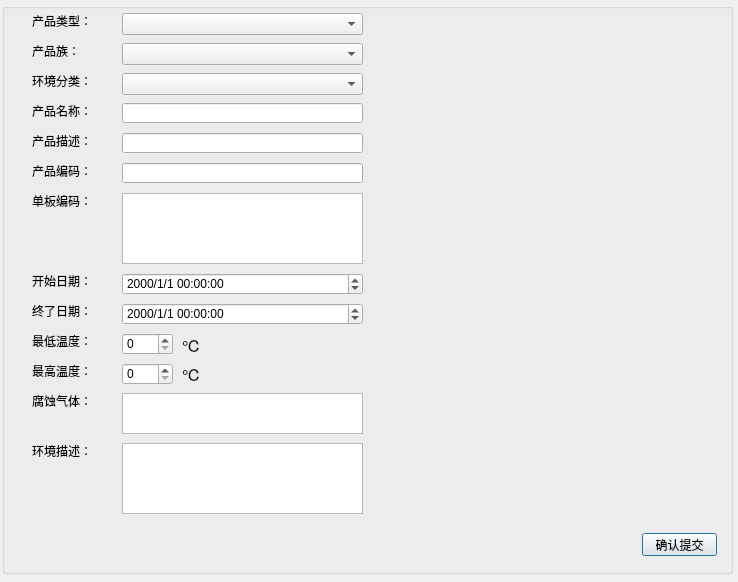
<?xml version="1.0" encoding="UTF-8"?>
<ui version="4.0">
 <class>NewTask</class>
 <widget class="QDialog" name="NewTask">
  <property name="geometry">
   <rect>
    <x>0</x>
    <y>0</y>
    <width>738</width>
    <height>582</height>
   </rect>
  </property>
  <property name="windowTitle">
   <string>Dialog</string>
  </property>
  <property name="windowIcon">
   <iconset resource="../qrc/Top.qrc">
    <normaloff>:/new/wl/Logo_ico.png</normaloff>:/new/wl/Logo_ico.png</iconset>
  </property>
  <widget class="QGroupBox" name="groupBox">
   <property name="geometry">
    <rect>
     <x>2</x>
     <y>3</y>
     <width>731</width>
     <height>571</height>
    </rect>
   </property>
   <property name="title">
    <string/>
   </property>
   <widget class="QComboBox" name="cbbProductType">
    <property name="geometry">
     <rect>
      <x>120</x>
      <y>10</y>
      <width>241</width>
      <height>22</height>
     </rect>
    </property>
   </widget>
   <widget class="QPlainTextEdit" name="ptEdtPlateCode">
    <property name="geometry">
     <rect>
      <x>120</x>
      <y>190</y>
      <width>241</width>
      <height>71</height>
     </rect>
    </property>
   </widget>
   <widget class="QLabel" name="label_5">
    <property name="geometry">
     <rect>
      <x>30</x>
      <y>160</y>
      <width>61</width>
      <height>16</height>
     </rect>
    </property>
    <property name="text">
     <string>产品编码：</string>
    </property>
   </widget>
   <widget class="QLabel" name="label_3">
    <property name="geometry">
     <rect>
      <x>30</x>
      <y>130</y>
      <width>61</width>
      <height>16</height>
     </rect>
    </property>
    <property name="text">
     <string>产品描述：</string>
    </property>
   </widget>
   <widget class="QLabel" name="label_14">
    <property name="geometry">
     <rect>
      <x>30</x>
      <y>300</y>
      <width>61</width>
      <height>16</height>
     </rect>
    </property>
    <property name="text">
     <string>终了日期：</string>
    </property>
   </widget>
   <widget class="QComboBox" name="cbbEnvironGroup">
    <property name="geometry">
     <rect>
      <x>120</x>
      <y>70</y>
      <width>241</width>
      <height>22</height>
     </rect>
    </property>
   </widget>
   <widget class="QLabel" name="label_18">
    <property name="geometry">
     <rect>
      <x>30</x>
      <y>440</y>
      <width>61</width>
      <height>16</height>
     </rect>
    </property>
    <property name="text">
     <string>环境描述：</string>
    </property>
   </widget>
   <widget class="QTextEdit" name="textEditEnvironDescribe">
    <property name="geometry">
     <rect>
      <x>120</x>
      <y>440</y>
      <width>241</width>
      <height>71</height>
     </rect>
    </property>
   </widget>
   <widget class="QLabel" name="label_17">
    <property name="geometry">
     <rect>
      <x>30</x>
      <y>390</y>
      <width>61</width>
      <height>16</height>
     </rect>
    </property>
    <property name="text">
     <string>腐蚀气体：</string>
    </property>
   </widget>
   <widget class="QComboBox" name="cbbGroup">
    <property name="geometry">
     <rect>
      <x>120</x>
      <y>40</y>
      <width>241</width>
      <height>22</height>
     </rect>
    </property>
   </widget>
   <widget class="QLabel" name="label_16">
    <property name="geometry">
     <rect>
      <x>30</x>
      <y>360</y>
      <width>61</width>
      <height>16</height>
     </rect>
    </property>
    <property name="text">
     <string>最高温度：</string>
    </property>
   </widget>
   <widget class="QLineEdit" name="lineEditCode">
    <property name="geometry">
     <rect>
      <x>120</x>
      <y>160</y>
      <width>241</width>
      <height>20</height>
     </rect>
    </property>
   </widget>
   <widget class="QLabel" name="label_19">
    <property name="geometry">
     <rect>
      <x>30</x>
      <y>70</y>
      <width>61</width>
      <height>16</height>
     </rect>
    </property>
    <property name="text">
     <string>环境分类：</string>
    </property>
   </widget>
   <widget class="QLabel" name="label_15">
    <property name="geometry">
     <rect>
      <x>30</x>
      <y>330</y>
      <width>61</width>
      <height>16</height>
     </rect>
    </property>
    <property name="text">
     <string>最低温度：</string>
    </property>
   </widget>
   <widget class="QLineEdit" name="lineEditProductName">
    <property name="geometry">
     <rect>
      <x>120</x>
      <y>100</y>
      <width>241</width>
      <height>20</height>
     </rect>
    </property>
    <property name="frame">
     <bool>true</bool>
    </property>
    <property name="cursorMoveStyle">
     <enum>Qt::LogicalMoveStyle</enum>
    </property>
   </widget>
   <widget class="QLabel" name="label">
    <property name="geometry">
     <rect>
      <x>30</x>
      <y>10</y>
      <width>61</width>
      <height>16</height>
     </rect>
    </property>
    <property name="text">
     <string>产品类型：</string>
    </property>
   </widget>
   <widget class="QLabel" name="label_2">
    <property name="geometry">
     <rect>
      <x>30</x>
      <y>100</y>
      <width>61</width>
      <height>16</height>
     </rect>
    </property>
    <property name="text">
     <string>产品名称：</string>
    </property>
   </widget>
   <widget class="QLabel" name="label_4">
    <property name="geometry">
     <rect>
      <x>30</x>
      <y>40</y>
      <width>61</width>
      <height>16</height>
     </rect>
    </property>
    <property name="text">
     <string>产品族：</string>
    </property>
   </widget>
   <widget class="QTextEdit" name="textEditCorrede">
    <property name="geometry">
     <rect>
      <x>120</x>
      <y>390</y>
      <width>241</width>
      <height>41</height>
     </rect>
    </property>
   </widget>
   <widget class="QLineEdit" name="lineEditProductDescribe">
    <property name="geometry">
     <rect>
      <x>120</x>
      <y>130</y>
      <width>241</width>
      <height>20</height>
     </rect>
    </property>
   </widget>
   <widget class="QLabel" name="label_6">
    <property name="geometry">
     <rect>
      <x>30</x>
      <y>190</y>
      <width>61</width>
      <height>16</height>
     </rect>
    </property>
    <property name="text">
     <string>单板编码：</string>
    </property>
   </widget>
   <widget class="QLabel" name="label_13">
    <property name="geometry">
     <rect>
      <x>30</x>
      <y>270</y>
      <width>61</width>
      <height>16</height>
     </rect>
    </property>
    <property name="text">
     <string>开始日期：</string>
    </property>
   </widget>
   <widget class="QSpinBox" name="spinBoxLowTemp">
    <property name="geometry">
     <rect>
      <x>120</x>
      <y>330</y>
      <width>51</width>
      <height>22</height>
     </rect>
    </property>
   </widget>
   <widget class="QSpinBox" name="spinBoxHighTemp">
    <property name="geometry">
     <rect>
      <x>120</x>
      <y>360</y>
      <width>51</width>
      <height>22</height>
     </rect>
    </property>
   </widget>
   <widget class="QLabel" name="label_27">
    <property name="geometry">
     <rect>
      <x>180</x>
      <y>334</y>
      <width>21</width>
      <height>16</height>
     </rect>
    </property>
    <property name="font">
     <font>
      <family>Arial</family>
      <pointsize>12</pointsize>
      <weight>50</weight>
      <bold>false</bold>
     </font>
    </property>
    <property name="text">
     <string>℃</string>
    </property>
   </widget>
   <widget class="QLabel" name="label_28">
    <property name="geometry">
     <rect>
      <x>180</x>
      <y>363</y>
      <width>21</width>
      <height>16</height>
     </rect>
    </property>
    <property name="font">
     <font>
      <family>Arial</family>
      <pointsize>12</pointsize>
      <weight>50</weight>
      <bold>false</bold>
     </font>
    </property>
    <property name="text">
     <string>℃</string>
    </property>
   </widget>
   <widget class="QDateTimeEdit" name="dateTimeEditStart">
    <property name="geometry">
     <rect>
      <x>120</x>
      <y>270</y>
      <width>241</width>
      <height>22</height>
     </rect>
    </property>
    <property name="displayFormat">
     <string>yyyy/M/d HH:mm:ss</string>
    </property>
   </widget>
   <widget class="QDateTimeEdit" name="dateTimeEditEnd">
    <property name="geometry">
     <rect>
      <x>120</x>
      <y>300</y>
      <width>241</width>
      <height>22</height>
     </rect>
    </property>
    <property name="dateTime">
     <datetime>
      <hour>0</hour>
      <minute>0</minute>
      <second>0</second>
      <year>2000</year>
      <month>1</month>
      <day>1</day>
     </datetime>
    </property>
    <property name="displayFormat">
     <string>yyyy/M/d HH:mm:ss</string>
    </property>
   </widget>
   <widget class="QPushButton" name="pbSubmit">
    <property name="geometry">
     <rect>
      <x>640</x>
      <y>530</y>
      <width>75</width>
      <height>23</height>
     </rect>
    </property>
    <property name="text">
     <string>确认提交</string>
    </property>
   </widget>
  </widget>
 </widget>
 <tabstops>
  <tabstop>cbbProductType</tabstop>
  <tabstop>cbbGroup</tabstop>
  <tabstop>cbbEnvironGroup</tabstop>
  <tabstop>lineEditProductName</tabstop>
  <tabstop>lineEditProductDescribe</tabstop>
  <tabstop>lineEditCode</tabstop>
  <tabstop>ptEdtPlateCode</tabstop>
  <tabstop>dateTimeEditStart</tabstop>
  <tabstop>dateTimeEditEnd</tabstop>
  <tabstop>spinBoxLowTemp</tabstop>
  <tabstop>spinBoxHighTemp</tabstop>
  <tabstop>textEditCorrede</tabstop>
  <tabstop>textEditEnvironDescribe</tabstop>
  <tabstop>pbSubmit</tabstop>
 </tabstops>
 <resources>
  <include location="../qrc/Top.qrc"/>
 </resources>
 <connections/>
</ui>
